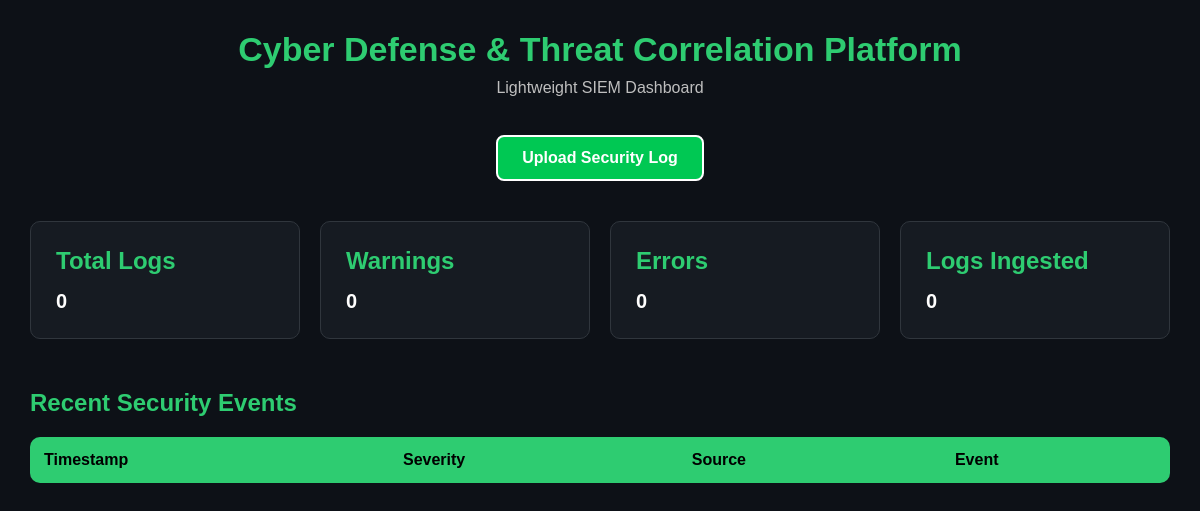
/, run on an earlier commit of the app's database.
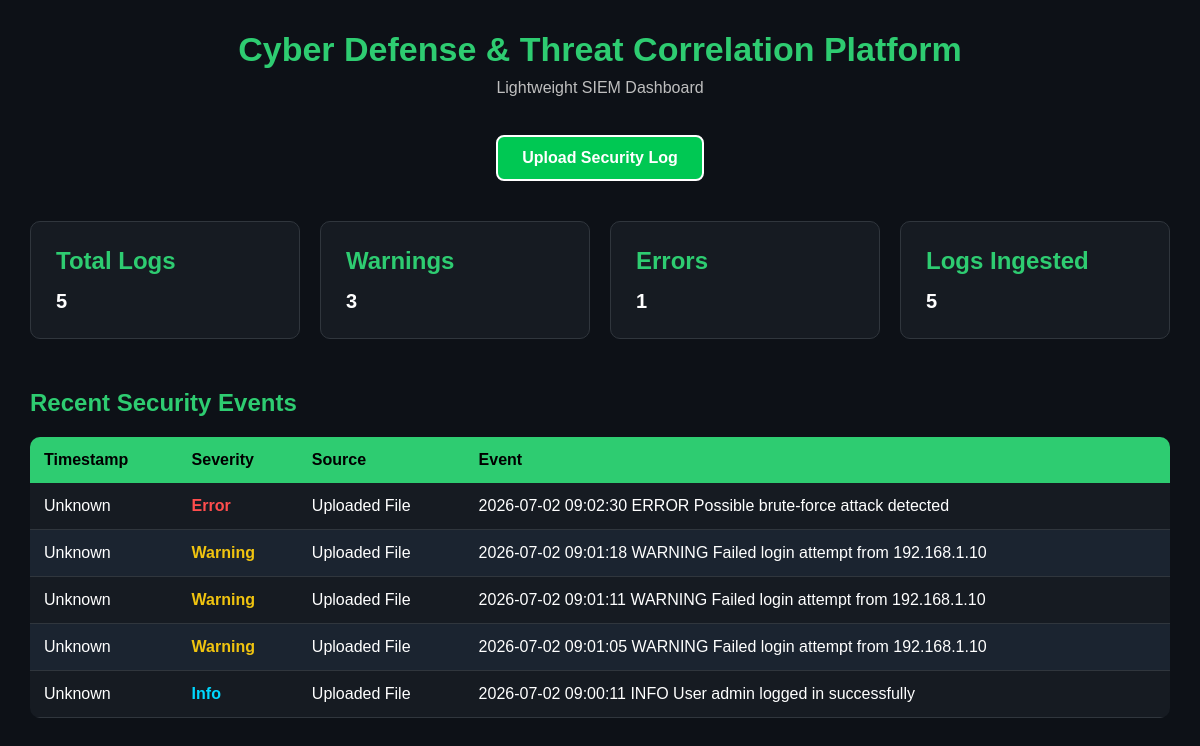
And on a later commit of the database.
### tables this page shows
CREATE TABLE logs (
    id INTEGER PRIMARY KEY AUTOINCREMENT,
    timestamp TEXT NOT NULL,
    source TEXT NOT NULL,
    event_type TEXT NOT NULL,
    severity TEXT NOT NULL,
    raw_log TEXT NOT NULL
);

### app.py (the view)
@app.route("/")
def dashboard():
    stats = get_dashboard_stats()
    logs = get_recent_logs()
    return render_template(
        "dashboard.html",
        stats=stats,
        logs=logs
    )

### modules/database.py (called while the page is built)
def get_connection():
    conn = sqlite3.connect(DATABASE)
    conn.row_factory = sqlite3.Row
    return conn

def get_recent_logs(limit=10):
    conn = get_connection()
    cursor = conn.cursor()
    logs = cursor.execute("""
        SELECT timestamp, severity, source, raw_log
        FROM logs
        ORDER BY id DESC
        LIMIT ?
    """, (limit,)).fetchall()
    conn.close()
    return logs

def get_dashboard_stats():
    conn = get_connection()
    cursor = conn.cursor()
    total_logs = cursor.execute(
        "SELECT COUNT(*) FROM logs"
    ).fetchone()[0]
    warnings = cursor.execute(
        "SELECT COUNT(*) FROM logs WHERE severity='Warning'"
    ).fetchone()[0]
    errors = cursor.execute(
        "SELECT COUNT(*) FROM logs WHERE severity='Error'"
    ).fetchone()[0]
    conn.close()
    return {
        "total_logs": total_logs,
        "warnings": warnings,
        "errors": errors
    }

### templates/dashboard.html (shortened to what this page needs)
<!DOCTYPE html>
<html lang="en">
<head>
    <link rel="stylesheet" href="{{ url_for('static', filename='css/style.css') }}">
</head>
<body>
<header>
    <h1>Cyber Defense & Threat Correlation Platform</h1>
    <p>Lightweight SIEM Dashboard</p>
    <br>
    <a href="/upload" class="btn">
    Upload Security Log
    </a>
</header>
<main>
    <div class="card">
        <h2>Total Logs</h2>
        <p>{{ stats.total_logs }}</p>
    </div>
    <div class="card">
        <h2>Warnings</h2>
        <p>{{ stats.warnings }}</p>
    </div>
    <div class="card">
        <h2>Errors</h2>
        <p>{{ stats.errors }}</p>
    </div>
    <div class="card">
        <h2>Logs Ingested</h2>
        <p>{{ stats.total_logs }}</p>
    </div>
    <div class="logs-section">
        <h2>Recent Security Events</h2>
        <table class="log-table">
            <thead>
                <tr>
                    <th>Timestamp</th>
                    <th>Severity</th>
                    <th>Source</th>
                    <th>Event</th>
                </tr>
            </thead>
            <tbody>
            {% for log in logs %}
                <tr>
                    <td>{{ log.timestamp }}</td>
                    <td>
                        <span class="{{ log.severity|lower }}">
                            {{ log.severity }}
                        </span>
                    </td>
                    <td>{{ log.source }}</td>
                    <td>{{ log.raw_log }}</td>
                </tr>
            {% endfor %}
            </tbody>
</table>
</div>
</main>
</body>
</html>

What changed in the data, as far as the page shows it:
added logs: timestamp "Unknown", severity "Error", source "Uploaded File", raw_log "2026-07-02 09:02:30 ERROR Possible brute-force attack detected"
added logs: timestamp "Unknown", severity "Warning", source "Uploaded File", raw_log "2026-07-02 09:01:18 WARNING Failed login attempt from 192.168.1.10"
added logs: timestamp "Unknown", severity "Warning", source "Uploaded File", raw_log "2026-07-02 09:01:11 WARNING Failed login attempt from 192.168.1.10"
added logs: timestamp "Unknown", severity "Warning", source "Uploaded File", raw_log "2026-07-02 09:01:05 WARNING Failed login attempt from 192.168.1.10"
added logs: timestamp "Unknown", severity "Info", source "Uploaded File", raw_log "2026-07-02 09:00:11 INFO User admin logged in successfully"
Also different on the page:
{{ stats.total_logs }}: "0" → "5"
{{ stats.warnings }}: "0" → "3"
{{ stats.errors }}: "0" → "1"
